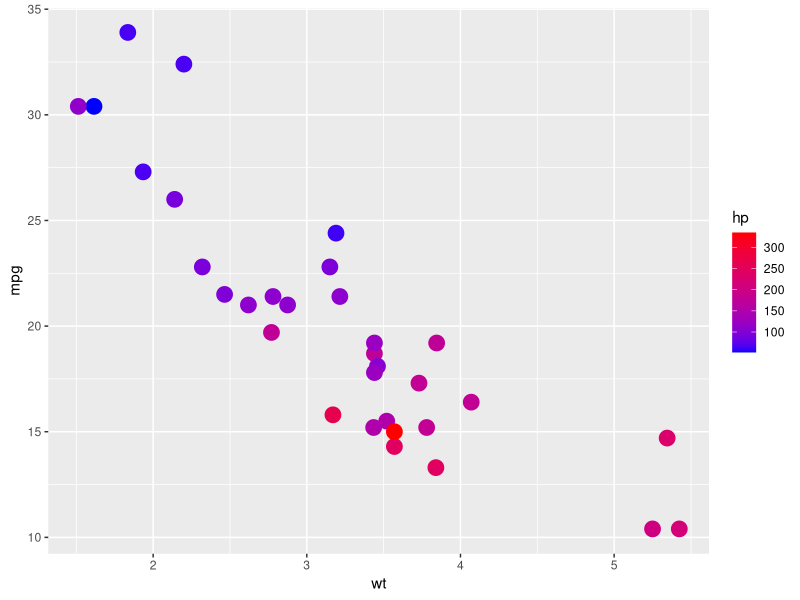

R code for this plot:
library(ggplot2)
df <- mtcars

#DATA & AESTHETICS

pl <- ggplot(df, aes(x=wt, y=mpg))

#GEOMETRY

#print(pl + geom_point(aes(size=factor(cyl))))
#print(pl + geom_point(aes(shape=factor(cyl),color=factor(cyl)),size=5))
#print(pl + geom_point(size=5,color='#111f8b'))
pl2 <- pl + geom_point(aes(color=hp),size=5)
pl3 <- pl2 + scale_color_gradient(low='blue', high='red')
print(pl3)